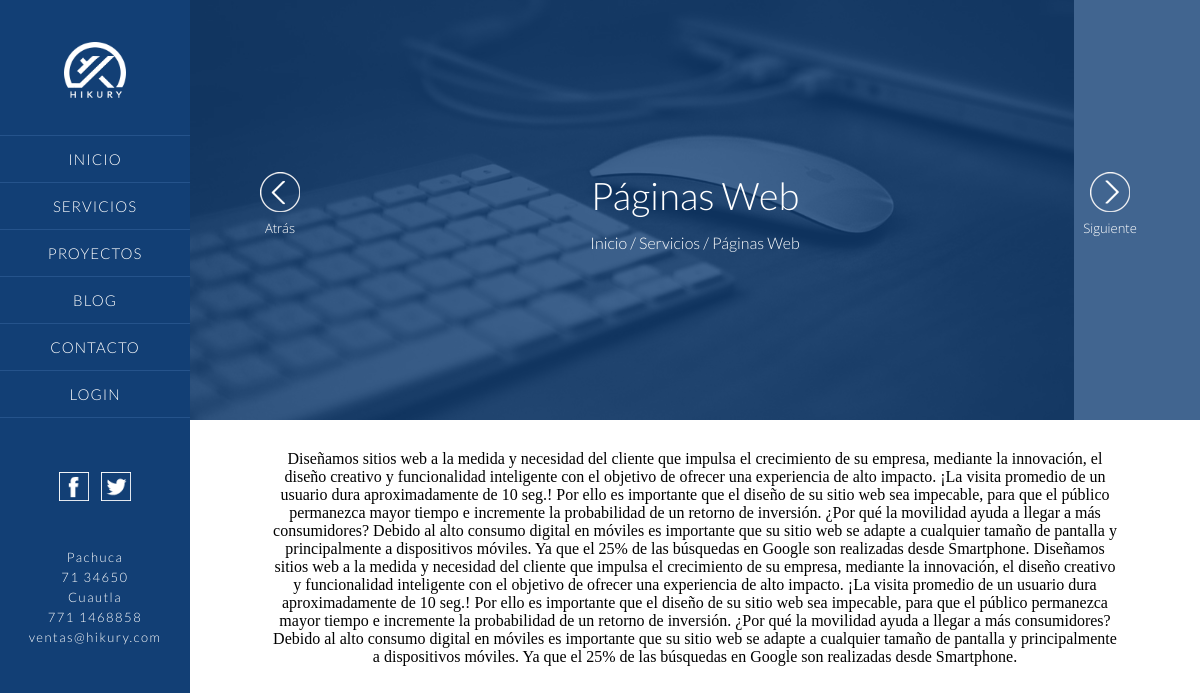
The app's page /servicios/aplicaciones-web-mexico/, older data.
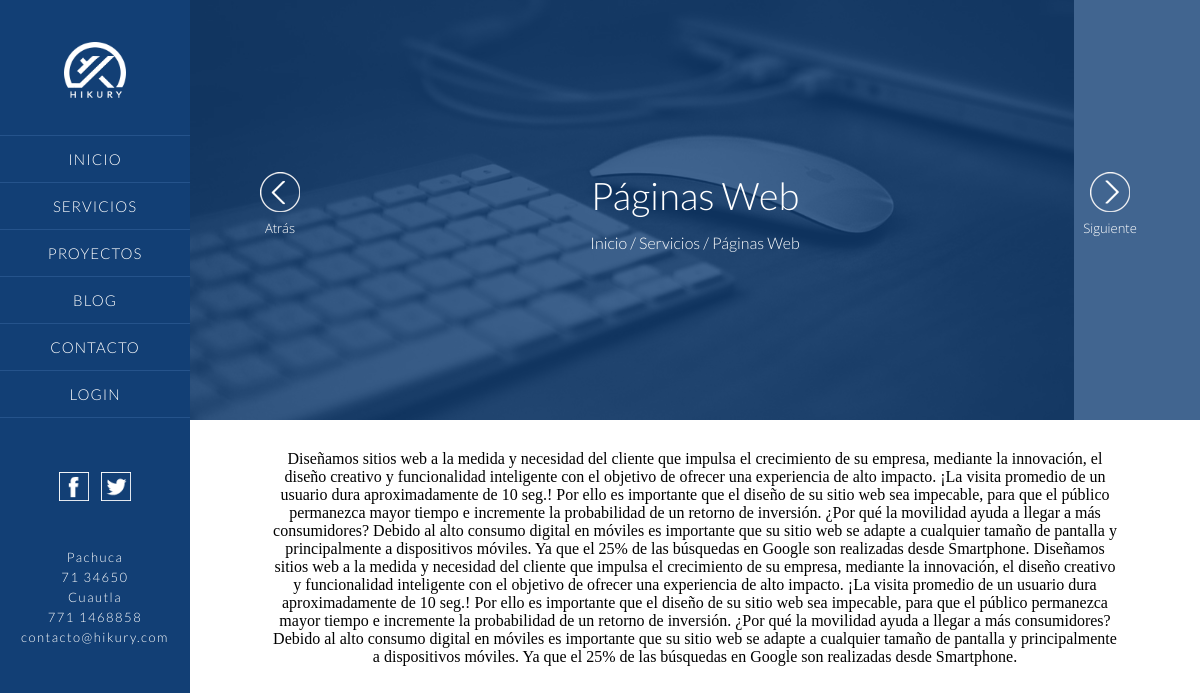
The same page, newer data.
### home/models.py (models this page shows, shortened)
class Home(models.Model):
	image_index = models.ImageField(upload_to='home/')
	title_index = models.CharField(max_length=100)
	logo_menu = models.ImageField(upload_to='home/')
	telephone = models.CharField(max_length=50)
	movil = models.CharField(max_length=50)
	email = models.EmailField(max_length=80)
	class Meta:
		verbose_name_plural = 'Home'

### services/views.py (the view)
# urls.py: url(r'^servicios/(?P<slug>[\w\-]+)/', 'services.views.service_detail_view', name='service_detail'),
def service_detail_view(request, slug):
	service = get_object_or_404(Service, slug = slug)
	return render(request, 'service_detail.html', {'service':service})

### hikury/context_processors.py (called while the page is built)
def home_menu(request):
	home = Home.objects.get(pk=1)
	return{'home':home}

### services/templates/service_detail.html (shortened to what this page needs)
{% extends 'base.html' %}
{% load static %}
{% block content %}
<section id="wrapper">
	<article id="wrapper-detail-post">
			<div id="img-back">
				<img src="{{MEDIA_URL}}{{service.image}}" alt="{{service.title}}">
			</div>
			<div id="encabezado-articulo">
				<div id="arrows-serive">
					<div id="left-service">
						<a href="#"><img src="{% static 'image/arrow-left1.png' %}" alt="atrás"></a>
						<h3>Atrás</h3>
					</div>
					<div id="right-service">
						<a href="#"><img src="{% static 'image/arrow-right1.png' %}" alt="siguinte"></a>
						<h3>Siguiente</h3>
					</div>
				</div>
				<div id="title-icon" >
					<h1>{{service.title}}</h1>
					<div id="migajas">
						<a href="index.html"><h3>Inicio</a> / <a href="index.html#servicios">Servicios</a> / <span>{{service.title}}</h3></span>
					</div>
				</div>
			</div>
			<div id="content-post">
				{{service.description | safe}}
			</div>
	</article>
</section>
{% endblock %}

### home/templates/base.html (shortened to what this page needs)
{% load static %}
<!DOCTYPE html>
<html lang="es-MX">
<head>
	<link rel="stylesheet" type="text/css" href="{% static 'css/jquery.fullPage.css' %}" />
	<link rel="stylesheet" type="text/css" href="{% static 'css/menu.css' %}" />
	<link rel="stylesheet" type="text/css" href="{% static 'css/style.css' %}" />
	<link rel="stylesheet" type="text/css" href="{% static 'css/css-responsive.css' %}" />
	<link rel="stylesheet" type="text/css" href="{% static 'css/obsidian.css' %}">
	<link href='http://netdna.bootstrapcdn.com/font-awesome/4.0.3/css/font-awesome.css' rel='stylesheet'>
</head>
<body>
<div class="slideout-menu">
	<div id="head-menu">
		<div id="logo-menu">
			<a href="index.html">
				<img src="{{MEDIA_URL}}{{home.logo_menu}}" alt="hikury">
			</a>
		</div>
	</div>
	<ul>
		<li><a href="{%url 'home'%}#inicio">Inicio</a></li>
		<li><a href="{%url 'home'%}#servicios">Servicios</a></li>
		<li><a href="{%url 'home'%}#proyectos">Proyectos</a></li>
		<li><a href="{%url 'blog_view'%}">Blog</a></li>
		<li><a href="{%url 'contacto'%}">Contacto</a></li>
		<li><a href="{%url 'en_desarrollo'%}">Login</a></li>
	</ul>
	<div id="redes">
		<a href="#">
			<img src="{% static 'image/icon-face.png' %}" alt="Facebook Hikury México">
		</a>
		<a target="_blank" href="https://twitter.com/HikuryMexico">
		<img src="{% static 'image/icon-twitter.png' %}" alt="Twitter Hikury México">
		</a>
	</div>
	<div id="contacto-menu">
		<h3>Pachuca</h3>
		<h3>{{home.telephone}}</h3>
		<h3>Cuautla</h3>
		<h3>{{home.movil}}</h3>
		<h3>{{home.email}}</h3>
	</div>
</div>
{% block content %}
{% endblock %}
</body>
</html>

Row changes from the older to the newer data that the page shows:
changed Home: email "ventas@hikury.com" → "contacto@hikury.com"
